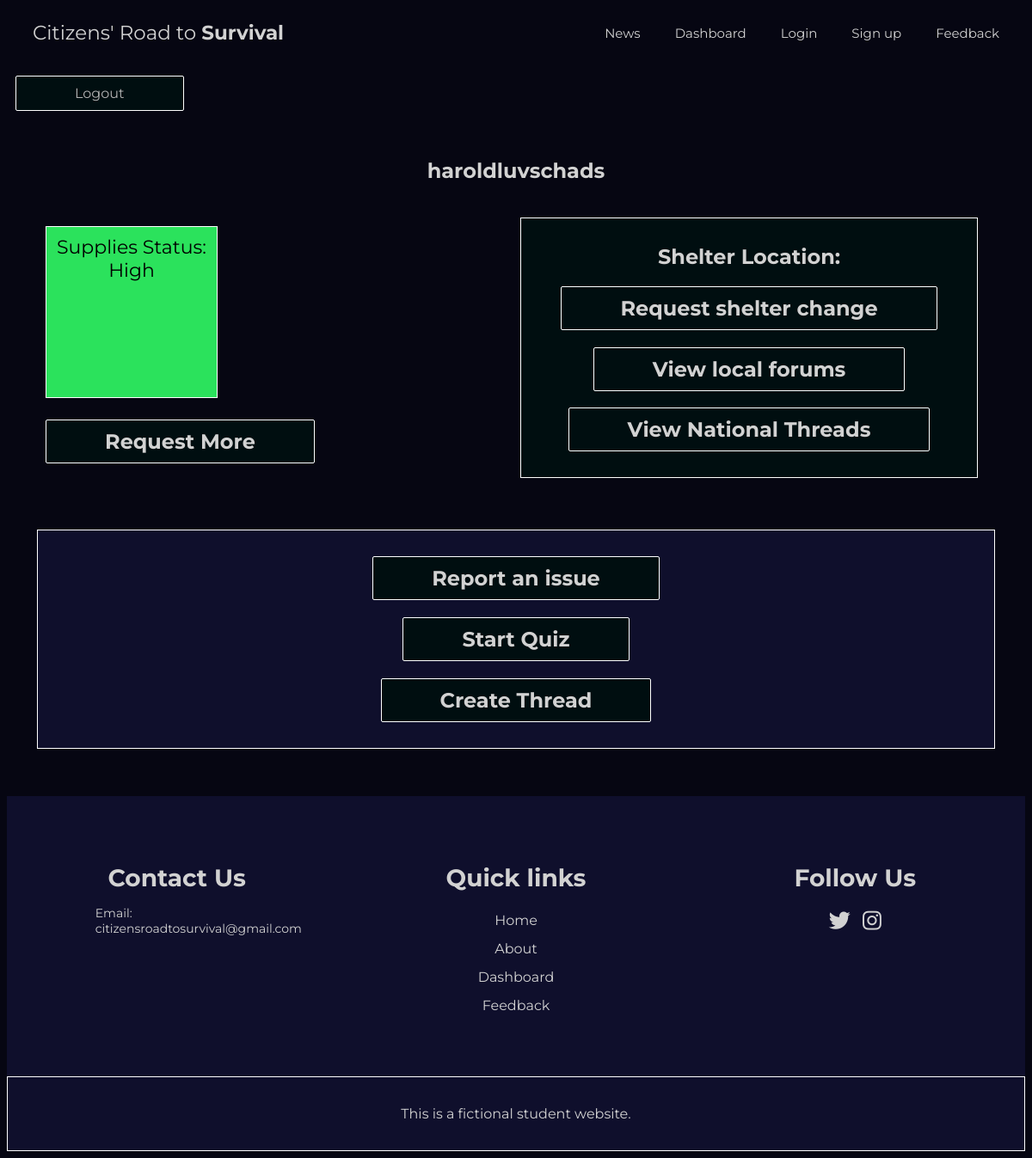
Before: /dashboard.php (signed in) with the older database file.
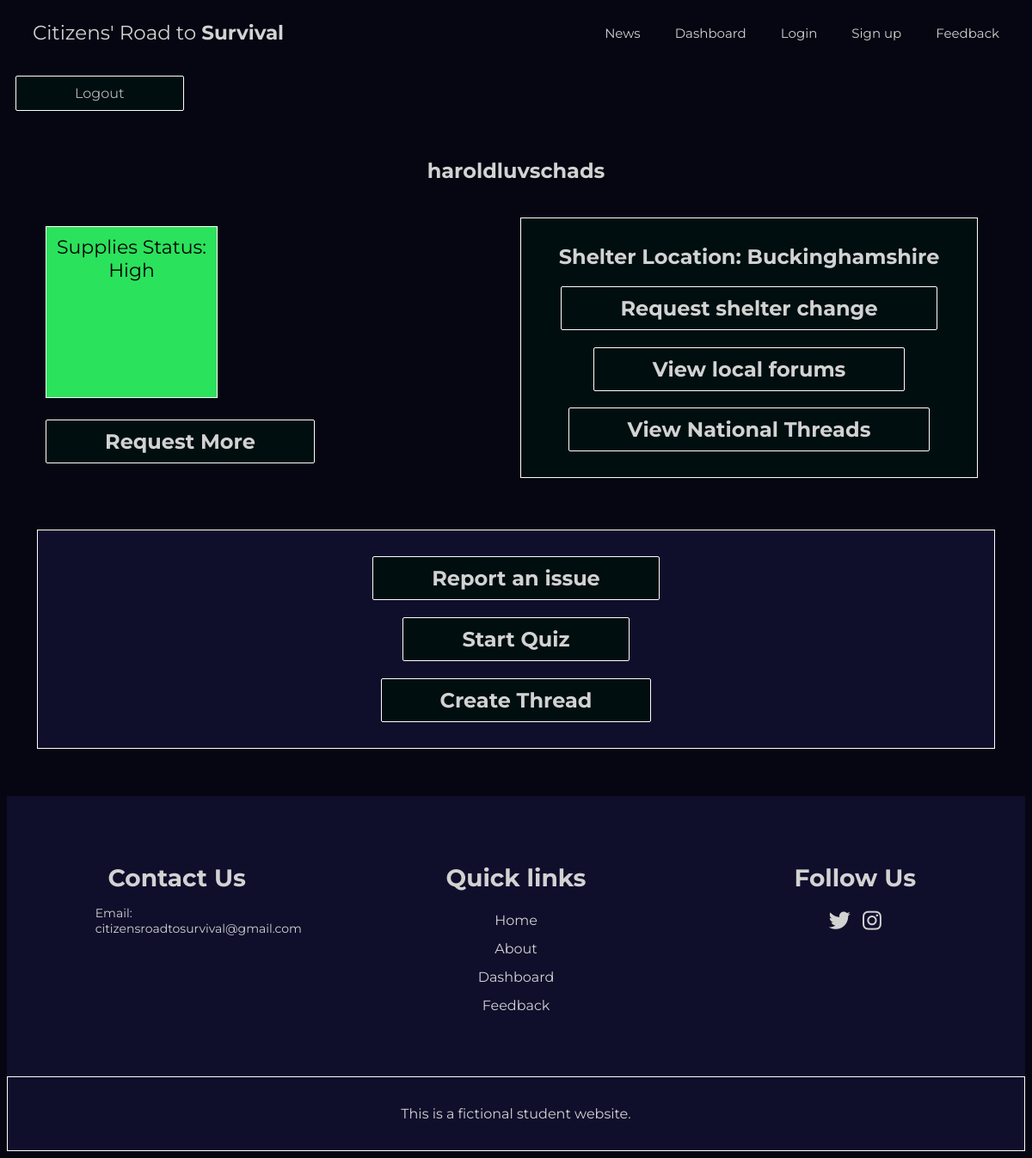
After: the same page with the newer database file.
### tables this page shows
CREATE TABLE `users` (
  `id` int(11) NOT NULL,
  `username` text NOT NULL,
  `password` text NOT NULL,
  `firstname` text NOT NULL,
  `lastname` text NOT NULL,
  `email` text NOT NULL,
  `birthdate` text NOT NULL,
  `role` enum('user','admin','owner','') NOT NULL,
  `score` int(11) NOT NULL,
  `supplies_status` enum('Very High','High','Medium','Low','Very Low') NOT NULL DEFAULT 'Medium',
  `shelter_location` enum('Bedfordshire','Berkshire','Bristol','Buckinghamshire','Cambridgeshire','Cheshire','Cornwall','Cumbria','Derbyshire','Devon','Dorset','Durham','East Riding of Yorkshire','East Sussex','Essex','Gloucestershire','Greater London','Greater Manchester','Hampshire','Herefordshire','Hertfordshire','Isle of Wight','Kent','Lancashire','Leicestershire','Lincolnshire','Merseyside','Middlesex','Norfolk','North Yorkshire','Northamptonshire','Northumberland','Nottinghamshire','Oxfordshire','Rutland','Shropshire','Somerset','South Yorkshire','Staffordshire','Suffolk','Surrey','Tyne and Wear','Warwickshire','West Midlands','West Sussex','West Yorkshire','Wiltshire','Worcestershire') DEFAULT NULL,
  `weekly_reported_issues` int(11) NOT NULL,
  `last_supply_request` datetime DEFAULT NULL
);

### dashboard.php (the view, shortened to what this page needs)
<!DOCTYPE html>
<html lang="en">
<head>
    <link rel="stylesheet" href="dashboard.css">
    <link rel="stylesheet" href="main.css">
    <link rel="stylesheet" href="https://cdnjs.cloudflare.com/ajax/libs/font-awesome/6.5.0/css/all.min.css">
</head>
<body>
    <header class="header">
        <div class="header_content">
            <a href="index.php" class="logo">Citizens' Road to&nbsp;<b>Survival</b></a>
            <nav class="nav">
                <ul class="nav_list">
                    <li class="nav_item"> <a href="list_articles.php" class="nav_link">News</a></li>
                    <li class="nav_item"> <a href="dashboard.php" class="nav_link">Dashboard</a></li>
                    <li class="nav_item"> <a href="login.php" class="nav_link">Login</a></li>
                    <li class="nav_item"> <a href="signup.php" class="nav_link">Sign up</a></li>
                    <li class="nav_item"> <a href="feedback.php" class="nav_link">Feedback</a></li>
                </ul>
            </nav>
        </div>
    </header>
<?php
include 'connectdb.php';
$user_id = $_SESSION['user_id'];
$role=$_SESSION['role'];
echo '<div class="logout-btn">';
echo '<a href="logout.php" class="btn">Logout</a>';
echo '</div>';
if($role !='admin' ){
    echo '<section class="dashboard">';
    $stmt= $conn->prepare ("SELECT * FROM users WHERE id= ?");
    $stmt->bind_param("i", $user_id);
    $stmt->execute();
    $result = $stmt->get_result();
    $row = $result->fetch_assoc();
    $status = $row['supplies_status'];
    echo '<div class="header" style="z-index: 0; position: relative;">';
        echo '<h2>' . htmlspecialchars($row['username']).'</h2>';
    echo '</div>';
    echo '<div class="menu">';
    switch ($status) {
case "High":
    echo "<div class='status-box' style='background-color: #2BE25C; color: black;'>Supplies Status: High</div>";
    break;
    }
    echo '<h2 ><a class="dash-btn" href="request_supplies.php" >Request More </a></h2>';
    echo '</div>';
    echo '<div class="content">';
    echo '<h2>Shelter Location: ' . htmlspecialchars($row['shelter_location']) . '</h2>';
    echo '<h2><a class="dash-btn" href="request_shelter_change.php" >Request shelter change </a></h2>';
    echo '<h2><a class="dash-btn" href="local_forums.php" >View local forums</a></h2>';
    echo '<h2><a class="dash-btn" href="threads.php" >View National Threads</a></h2>';
    echo '</div>';
    echo '<div class="footer">';
    echo '<h2><a class="dash-btn" href="report_an_issue.php" >Report an issue</a></h2>';
    echo '<h2><a class="dash-btn" href="start_quiz.php" >Start Quiz</a></h2>';
    echo '<h2><a class="dash-btn" href="thread_upload.php" >Create Thread </a></h2>';
    echo '</div>';
    echo '</section>';
    }
    ?>
    <footer>
        <div class="f-container">
            <div class="footer-content">
                <h3>Contact Us</h3>
                <p>Email: citizensroadtosurvival@gmail.com</p>
            </div>
            <div class="footer-content">
                <h3> Quick links</h3>
                <ul class="f-list">
                    <li><a href="index.php">Home</a></li>
                    <li><a href="about.html">About</a></li>
                    <li><a href="dashboard.php">Dashboard</a></li>
                    <li><a href="feedback.php">Feedback</a></li>
                </ul>
            </div>
            <div class="footer-content">
                <h3>Follow Us</h3>
                <ul class="social-icons">
                    <li><a href="https://x.com/Citizens_RoadTS"><i class="fab fa-twitter"></i></a></li>
                    <li><a href="https://www.instagram.com/citizensroadtosurvival/"><i class="fab fa-instagram"></i></a></li>
                </ul>
            </div>
        </div>
        <div class="bottom-bar">
            <p>This is a fictional student website.</p>
        </div>
    </footer>
</body>
</html>

Changed rows visible on the page:
changed users "haroldluvschads": shelter_location (not shown) → "Buckinghamshire"
